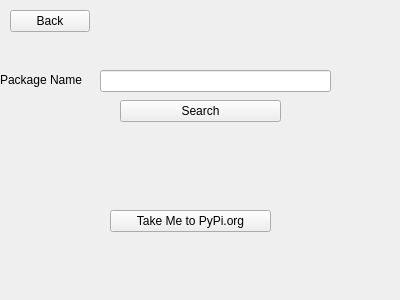
<?xml version="1.0" encoding="UTF-8"?>
<ui version="4.0">
 <class>MainWindow</class>
 <widget class="QDialog" name="MainWindow">
  <property name="geometry">
   <rect>
    <x>0</x>
    <y>0</y>
    <width>400</width>
    <height>300</height>
   </rect>
  </property>
  <property name="windowTitle">
   <string>PipUI</string>
  </property>
  <widget class="QStackedWidget" name="stackedWidget">
   <property name="geometry">
    <rect>
     <x>-20</x>
     <y>0</y>
     <width>431</width>
     <height>321</height>
    </rect>
   </property>
   <property name="currentIndex">
    <number>1</number>
   </property>
   <widget class="QWidget" name="page_startup">
    <widget class="QPushButton" name="pushButton_discoverpackages">
     <property name="geometry">
      <rect>
       <x>30</x>
       <y>10</y>
       <width>71</width>
       <height>91</height>
      </rect>
     </property>
     <property name="styleSheet">
      <string notr="true">background-color: rgb(0, 0, 0);</string>
     </property>
     <property name="text">
      <string/>
     </property>
     <property name="icon">
      <iconset>
       <normaloff>icon-images/discoverpackages-wingetUI200p.png</normaloff>icon-images/discoverpackages-wingetUI200p.png</iconset>
     </property>
     <property name="iconSize">
      <size>
       <width>80</width>
       <height>80</height>
      </size>
     </property>
    </widget>
    <widget class="QPushButton" name="pushButton_installedpackages">
     <property name="geometry">
      <rect>
       <x>30</x>
       <y>110</y>
       <width>71</width>
       <height>91</height>
      </rect>
     </property>
     <property name="styleSheet">
      <string notr="true">background-color: rgb(0, 0, 0);</string>
     </property>
     <property name="text">
      <string/>
     </property>
     <property name="icon">
      <iconset>
       <normaloff>icon-images/installedpackages-wingetUI200p.png</normaloff>icon-images/installedpackages-wingetUI200p.png</iconset>
     </property>
     <property name="iconSize">
      <size>
       <width>80</width>
       <height>80</height>
      </size>
     </property>
    </widget>
    <widget class="QPushButton" name="pushButton_softwareupdates">
     <property name="geometry">
      <rect>
       <x>30</x>
       <y>210</y>
       <width>71</width>
       <height>91</height>
      </rect>
     </property>
     <property name="styleSheet">
      <string notr="true">background-color: rgb(0, 0, 0);</string>
     </property>
     <property name="text">
      <string/>
     </property>
     <property name="icon">
      <iconset>
       <normaloff>icon-images/softwareupdates-wingetUI200p.png</normaloff>icon-images/softwareupdates-wingetUI200p.png</iconset>
     </property>
     <property name="iconSize">
      <size>
       <width>80</width>
       <height>80</height>
      </size>
     </property>
    </widget>
    <widget class="QRadioButton" name="radioButton_python2">
     <property name="geometry">
      <rect>
       <x>260</x>
       <y>40</y>
       <width>99</width>
       <height>20</height>
      </rect>
     </property>
     <property name="text">
      <string>Python2</string>
     </property>
    </widget>
    <widget class="QRadioButton" name="radioButton_python3">
     <property name="geometry">
      <rect>
       <x>250</x>
       <y>150</y>
       <width>99</width>
       <height>20</height>
      </rect>
     </property>
     <property name="text">
      <string>Python3</string>
     </property>
    </widget>
   </widget>
   <widget class="QWidget" name="page_discoverpackages">
    <widget class="QPushButton" name="pushButton_back2">
     <property name="geometry">
      <rect>
       <x>30</x>
       <y>10</y>
       <width>80</width>
       <height>22</height>
      </rect>
     </property>
     <property name="text">
      <string>Back</string>
     </property>
    </widget>
    <widget class="QPushButton" name="pushButton_pypi">
     <property name="geometry">
      <rect>
       <x>130</x>
       <y>210</y>
       <width>161</width>
       <height>22</height>
      </rect>
     </property>
     <property name="text">
      <string>Take Me to PyPi.org</string>
     </property>
    </widget>
    <widget class="QLineEdit" name="lineEdit_pacakgesearch">
     <property name="geometry">
      <rect>
       <x>120</x>
       <y>70</y>
       <width>231</width>
       <height>22</height>
      </rect>
     </property>
    </widget>
    <widget class="QLabel" name="label_packagename">
     <property name="geometry">
      <rect>
       <x>20</x>
       <y>70</y>
       <width>91</width>
       <height>20</height>
      </rect>
     </property>
     <property name="text">
      <string>Package Name</string>
     </property>
    </widget>
    <widget class="QPushButton" name="pushButton_packagesearch">
     <property name="geometry">
      <rect>
       <x>140</x>
       <y>100</y>
       <width>161</width>
       <height>22</height>
      </rect>
     </property>
     <property name="text">
      <string>Search</string>
     </property>
    </widget>
   </widget>
   <widget class="QWidget" name="page_installedpackages">
    <widget class="QListWidget" name="listWidget_installedpippackages">
     <property name="geometry">
      <rect>
       <x>90</x>
       <y>60</y>
       <width>256</width>
       <height>192</height>
      </rect>
     </property>
    </widget>
    <widget class="QLabel" name="label_installedpippackages">
     <property name="geometry">
      <rect>
       <x>136</x>
       <y>30</y>
       <width>141</width>
       <height>20</height>
      </rect>
     </property>
     <property name="text">
      <string>Installed Pip Packages</string>
     </property>
    </widget>
    <widget class="QPushButton" name="pushButton_back1">
     <property name="geometry">
      <rect>
       <x>30</x>
       <y>10</y>
       <width>80</width>
       <height>22</height>
      </rect>
     </property>
     <property name="text">
      <string>Back</string>
     </property>
    </widget>
   </widget>
   <widget class="QWidget" name="page_softwareupdates">
    <widget class="QPushButton" name="pushButton_back3">
     <property name="geometry">
      <rect>
       <x>30</x>
       <y>20</y>
       <width>80</width>
       <height>22</height>
      </rect>
     </property>
     <property name="text">
      <string>Back</string>
     </property>
    </widget>
    <widget class="QListWidget" name="listWidget_updatepippackages">
     <property name="geometry">
      <rect>
       <x>100</x>
       <y>90</y>
       <width>256</width>
       <height>192</height>
      </rect>
     </property>
    </widget>
    <widget class="QLabel" name="label_updatepippackages">
     <property name="geometry">
      <rect>
       <x>150</x>
       <y>60</y>
       <width>131</width>
       <height>16</height>
      </rect>
     </property>
     <property name="cursor">
      <cursorShape>ArrowCursor</cursorShape>
     </property>
     <property name="text">
      <string>Update pip packages</string>
     </property>
    </widget>
    <widget class="QPushButton" name="pushButton_updateall">
     <property name="geometry">
      <rect>
       <x>320</x>
       <y>20</y>
       <width>80</width>
       <height>22</height>
      </rect>
     </property>
     <property name="text">
      <string>Update All</string>
     </property>
    </widget>
   </widget>
  </widget>
 </widget>
 <resources/>
 <connections/>
</ui>
